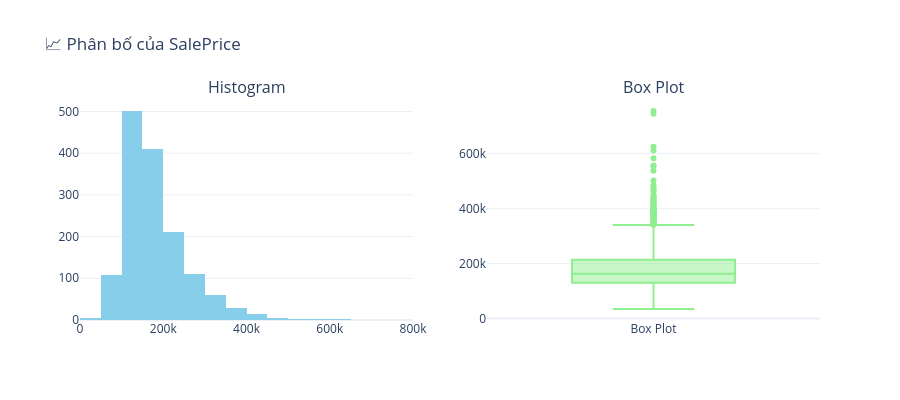

Write notebook code for a chart like this one.
### Markdown cell above
## 📊 Demo 3: Phân Bố Biến Số (Distribution)

Xem phân bố của một số biến quan trọng như `SalePrice`, `GrLivArea`, `OverallQual`.

### Code cell
# Phân bố của SalePrice (biến mục tiêu)
eda_train.distribution('SalePrice', interactive=True)

### Figure 1 — Plotly figure (JSON) as saved in the notebook; plotly's stock layout.template omitted (floating-point values rounded to 4 significant figures; data arrays with more than 128 entries replaced by an {"elided": "..."} marker saying what was removed)
{"data": [{"marker": {"color": "skyblue"}, "name": "Histogram", "nbinsx": 30, "type": "histogram", "x": {"elided": "1460 int values"}, "xaxis": "x", "yaxis": "y"}, {"marker": {"color": "lightgreen"}, "name": "Box Plot", "type": "box", "xaxis": "x2", "y": {"elided": "1460 int values"}, "yaxis": "y2"}], "layout": {"annotations": [{"font": {"size": 16}, "showarrow": false, "text": "Histogram", "x": 0.225, "xanchor": "center", "xref": "paper", "y": 1, "yanchor": "bottom", "yref": "paper"}, {"font": {"size": 16}, "showarrow": false, "text": "Box Plot", "x": 0.775, "xanchor": "center", "xref": "paper", "y": 1, "yanchor": "bottom", "yref": "paper"}], "height": 400, "showlegend": false, "title": {"text": "📈 Phân bố của SalePrice"}, "xaxis": {"anchor": "y", "domain": [0, 0.45]}, "xaxis2": {"anchor": "y2", "domain": [0.55, 1]}, "yaxis": {"anchor": "x", "domain": [0, 1]}, "yaxis2": {"anchor": "x2", "domain": [0, 1]}}}
